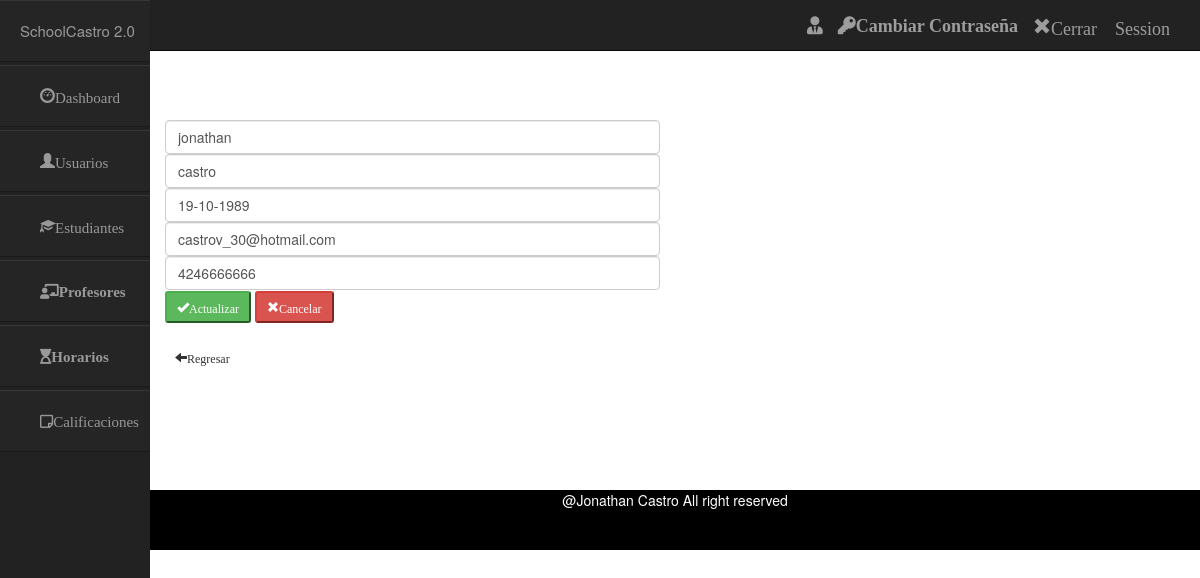
The app's page /index.php/usuarios_controller/editar/1, older data.
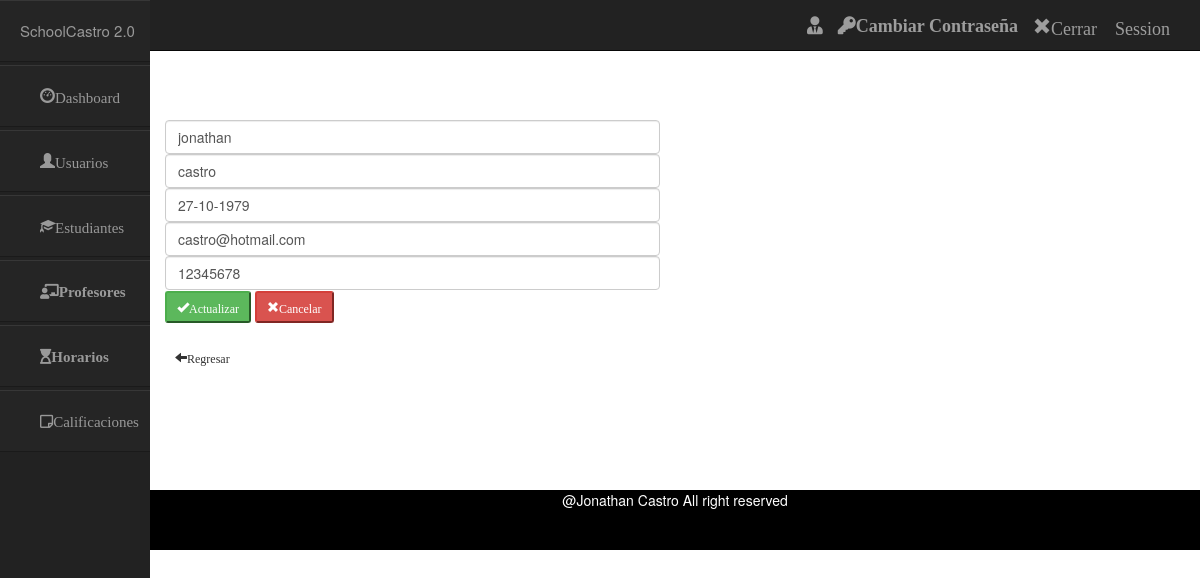
The same page, newer data.
### tables this page shows
CREATE TABLE `usuarios` (
  `id` int(50) NOT NULL,
  `nombre` varchar(50) NOT NULL,
  `apellido` varchar(50) NOT NULL,
  `nacimiento` varchar(50) NOT NULL,
  `email` varchar(50) NOT NULL,
  `telefono` bigint(50) NOT NULL,
  `usuario` varchar(50) NOT NULL,
  `contrasena` varchar(50) NOT NULL
);

### application/controllers/Usuarios_controller.php (called while the page is built, shortened)
<?php
class Usuarios_controller extends CI_Controller {
        public function editar($id) {
            $data['usuario'] = $this->session->userdata('usuario');
            $data['datos'] = $this->usuarios_model->usuariosPorId($id);
                $this->load->view('include/header');
                $this->load->view('include/navbar',$data);
                $this->load->view('include/sidebar');
                $this->load->view('admin/editar_usuarios',$data);
                $this->load->view('include/footer');
    }
}

### index.php (called while the page is built, shortened)
<?php
require_once BASEPATH.'core/CodeIgniter.php';

### application/models/Usuarios_model.php (called while the page is built, shortened)
<?php
class Usuarios_model extends CI_Model {
	public function usuariosPorId($id)
	{
		$sql = "SELECT id,nombre,apellido,nacimiento,email,telefono from usuarios where id= $id";
		$query = $this->db->query($sql);
		return $query->row();
	}
}

### application/views/admin/editar_usuarios.php (the view)
<br>
<br>
<br>
<br>
<br>
<br>
	<div class="row col-md-6" >
		<form action="" method="post">
			<input type="text" class="form-control" name="nombre" value="<?php echo $datos->nombre?>">
			<input type="text" class="form-control"  name="apellido" value="<?php echo $datos->apellido?>">
			<input type="text" class="form-control" id="datepicker" name="nacimiento" value="<?php echo $datos->nacimiento?>" >
			<input type="text" class="form-control" name="email" value="<?php echo $datos->email?>">
			<input type="text" class="form-control" name="telefono" value="<?php echo $datos->telefono?>">
			<button type="submit" name="submit" value="submit" class="btn-success btn-sm glyphicon glyphicon-ok">Actualizar</button>
			<button type="reset" class="btn-danger btn-sm glyphicon glyphicon-remove">Cancelar</button>
			<br>
			<br>
			<a href="<?php echo base_url();?>index.php/usuarios_controller"><span class="btn-default btn-sm glyphicon glyphicon-arrow-left">Regresar</span></a>
		</form>
<br>
<br>
<br>
<br>
<br>
<br>
	</div>

Row changes from the older to the newer data that the page shows:
changed usuarios "jonathan": nacimiento "19-10-1989" → "27-10-1979"; email "castrov_30@hotmail.com" → "castro@hotmail.com"; telefono "4246666666" → "12345678"
